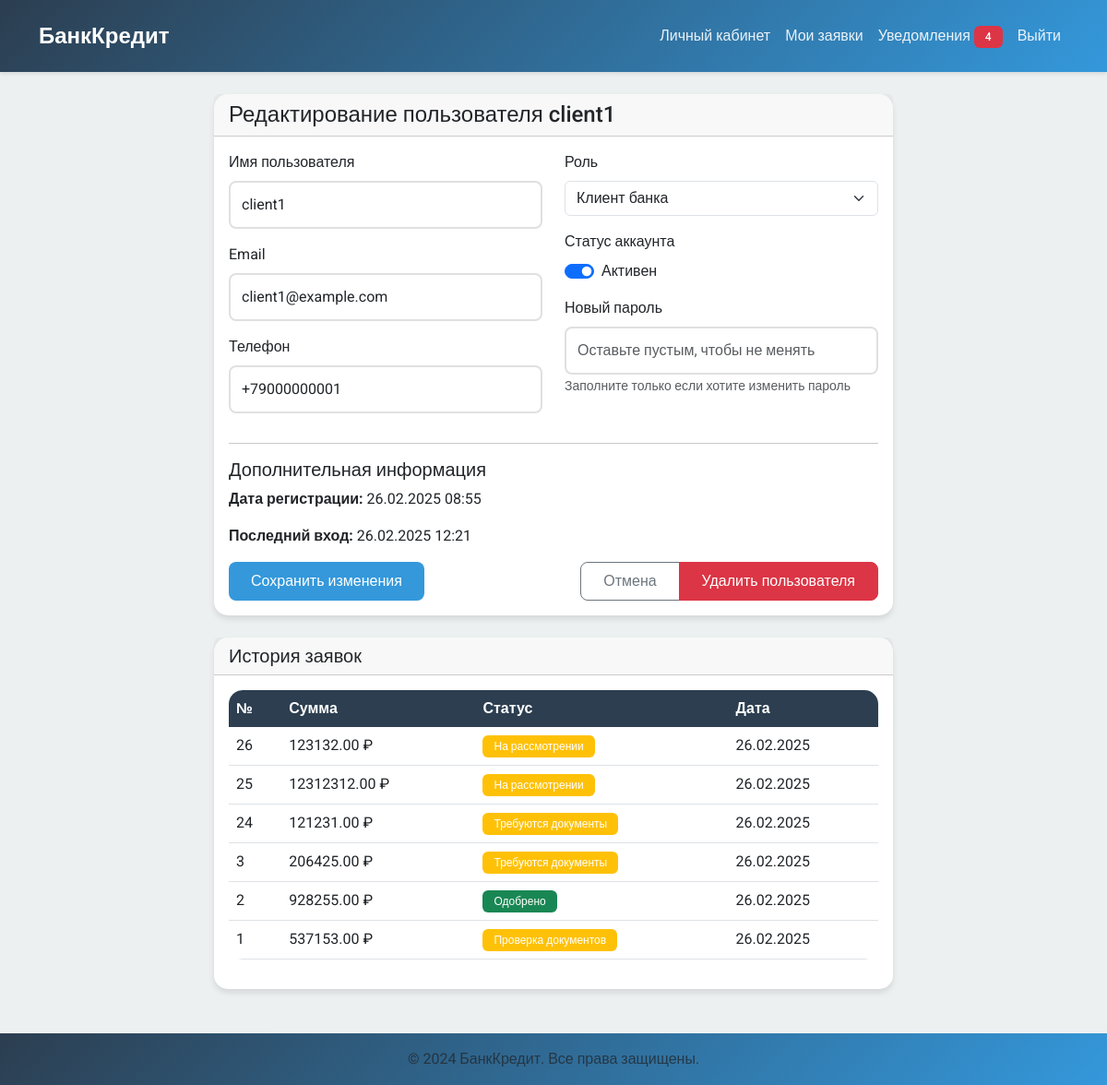
Page /admin-panel/user/1/ (signed in) on the committed database.
### main/models.py (models this page shows, shortened)
class User(AbstractUser):
    ROLE_CHOICES = [
        ('client', 'Клиент банка'),
        ('referrer', 'Референт по кредитованию'),
        ('admin', 'Системный администратор'),
    ]
    role = models.CharField(
        max_length=10,
        choices=ROLE_CHOICES,
        default='client',
        verbose_name='Роль'
    )
    phone = models.CharField(
        max_length=15,
        blank=True,
        verbose_name='Телефон'
    )
    groups = models.ManyToManyField(
        'auth.Group',
        verbose_name='groups',
        blank=True,
        help_text='The groups this user belongs to.',
        related_name='custom_user_set',
        related_query_name='custom_user'
    )
    user_permissions = models.ManyToManyField(
        'auth.Permission',
        verbose_name='user permissions',
        blank=True,
        help_text='Specific permissions for this user.',
        related_name='custom_user_set',
        related_query_name='custom_user'
    )
    def get_unread_notifications_count(self):
        return self.notifications.filter(is_read=False).count()
    class Meta:
        verbose_name = 'Пользователь'
        verbose_name_plural = 'Пользователи'

class CreditApplication(models.Model):
    STATUS_CHOICES = [
        ('pending', 'На рассмотрении'),
        ('documents_required', 'Требуются документы'),
        ('under_review', 'Проверка документов'),
        ('approved', 'Одобрено'),
        ('rejected', 'Отклонено'),
    ]
    client = models.ForeignKey(
        User,
        on_delete=models.CASCADE,
        related_name='applications',
        verbose_name='Клиент'
    )
    amount = models.DecimalField(
        max_digits=10,
        decimal_places=2,
        verbose_name='Сумма кредита'
    )
    term_months = models.IntegerField(verbose_name='Срок (месяцев)')
    purpose = models.TextField(verbose_name='Цель кредита')
    status = models.CharField(
        max_length=20,
        choices=STATUS_CHOICES,
        default='pending',
        verbose_name='Статус'
    )
    referrer = models.ForeignKey(
        User,
        on_delete=models.SET_NULL,
        null=True,
        related_name='reviewed_applications',
        verbose_name='Референт'
    )
    created_at = models.DateTimeField(
        auto_now_add=True,
        verbose_name='Дата создания'
    )
    updated_at = models.DateTimeField(
        auto_now=True,
        verbose_name='Дата обновления'
    )
    class Meta:
        verbose_name = 'Заявка на кредит'
        verbose_name_plural = 'Заявки на кредит'
        ordering = ['-created_at']

### main/views.py (the view)
# urls.py: path('admin-panel/user/<int:pk>/', views.AdminUserUpdateView.as_view(), name='admin_user_edit'),
class AdminUserUpdateView(AdminRequiredMixin, UpdateView):
    model = User
    template_name = 'main/admin/user_form.html'
    fields = ['username', 'email', 'role', 'is_active']
    success_url = reverse_lazy('admin_user_list')

### main/mixins.py (called while the page is built)
    def test_func(self):
        return self.request.user.is_authenticated and self.request.user.role in self.allowed_roles

### main/templates/main/admin/user_form.html (shortened to what this page needs)
{% extends 'main/base.html' %}
{% block content %}
<div class="row justify-content-center">
    <div class="col-md-8">
        <div class="card">
            <div class="card-header">
                <h4 class="mb-0">Редактирование пользователя {{ user.username }}</h4>
            </div>
            <div class="card-body">
                <form method="post">
                    <div class="row">
                        <div class="col-md-6">
                            <div class="mb-3">
                                <label class="form-label">Имя пользователя</label>
                                <input type="text" name="username" class="form-control"
                                       value="{{ user.username }}" required>
                            </div>
                            <div class="mb-3">
                                <label class="form-label">Email</label>
                                <input type="email" name="email" class="form-control"
                                       value="{{ user.email }}" required>
                            </div>
                            <div class="mb-3">
                                <label class="form-label">Телефон</label>
                                <input type="tel" name="phone" class="form-control"
                                       value="{{ user.phone }}">
                            </div>
                        </div>
                        <div class="col-md-6">
                            <div class="mb-3">
                                <label class="form-label">Роль</label>
                                <select name="role" class="form-select" required>
                                    {% for role, display in user.ROLE_CHOICES %}
                                        <option value="{{ role }}"
                                                {% if user.role == role %}selected{% endif %}>
                                            {{ display }}
                                        </option>
                                    {% endfor %}
                                </select>
                            </div>
                            <div class="mb-3">
                                <label class="form-label">Статус аккаунта</label>
                                <div class="form-check form-switch">
                                    <input class="form-check-input" type="checkbox"
                                           name="is_active" id="isActive"
                                           {% if user.is_active %}checked{% endif %}>
                                    <label class="form-check-label" for="isActive">
                                        Активен
                                    </label>
                                </div>
                            </div>
                            <div class="mb-3">
                                <label class="form-label">Новый пароль</label>
                                <input type="password" name="new_password" class="form-control"
                                       placeholder="Оставьте пустым, чтобы не менять">
                                <small class="form-text text-muted">
                                    Заполните только если хотите изменить пароль
                                </small>
                            </div>
                        </div>
                    </div>
                    <hr>
                    <div class="mb-3">
                        <h5>Дополнительная информация</h5>
                        <p><strong>Дата регистрации:</strong> {{ user.date_joined|date:"d.m.Y H:i" }}</p>
                        <p><strong>Последний вход:</strong>
                            {% if user.last_login %}
                                {{ user.last_login|date:"d.m.Y H:i" }}
                            {% else %}
                                Никогда не входил
                            {% endif %}
                        </p>
                    </div>
                    <div class="d-flex justify-content-between">
                        <button type="submit" class="btn btn-primary">
                            Сохранить изменения
                        </button>
                        <div class="btn-group">
                            <a href="{% url 'admin_user_list' %}" class="btn btn-outline-secondary">
                                Отмена
                            </a>
                            <button type="button" class="btn btn-danger"
                                    onclick="confirmDelete({{ user.id }})">
                                Удалить пользователя
                            </button>
                        </div>
                    </div>
                </form>
            </div>
        </div>
        {% if user.role == 'client' %}
            <div class="card mt-4">
                <div class="card-header">
                    <h5 class="mb-0">История заявок</h5>
                </div>
                <div class="card-body">
                    {% if user.applications.exists %}
                        <div class="table-responsive">
                            <table class="table">
                                <thead>
                                    <tr>
                                        <th>№</th>
                                        <th>Сумма</th>
                                        <th>Статус</th>
                                        <th>Дата</th>
                                    </tr>
                                </thead>
                                <tbody>
                                    {% for app in user.applications.all %}
                                        <tr>
                                            <td>{{ app.id }}</td>
                                            <td>{{ app.amount }} ₽</td>
                                            <td>
                                                <span class="badge {% if app.status == 'approved' %}bg-success
                                                    {% elif app.status == 'rejected' %}bg-danger
                                                    {% else %}bg-warning{% endif %}">
                                                    {{ app.get_status_display }}
                                                </span>
                                            </td>
                                            <td>{{ app.created_at|date:"d.m.Y" }}</td>
                                        </tr>
                                    {% endfor %}
                                </tbody>
                            </table>
                        </div>
                    {% else %}
                        <p class="text-muted">У пользователя нет заявок на кредит</p>
                    {% endif %}
                </div>
            </div>
        {% endif %}
    </div>
</div>
{% endblock %}

### main/templates/main/base.html (shortened to what this page needs)
{% load static %}
<!DOCTYPE html>
<html lang="ru">
<head>
    <link href="https://cdn.jsdelivr.net/npm/bootstrap@5.3.0/dist/css/bootstrap.min.css" rel="stylesheet">
    <link href="https://cdnjs.cloudflare.com/ajax/libs/font-awesome/6.0.0/css/all.min.css" rel="stylesheet">
    <link href="{% static 'css/style.css' %}" rel="stylesheet">
</head>
<body>
    <nav class="navbar navbar-expand-lg navbar-dark bg-dark">
        <div class="container">
            <a class="navbar-brand" href="{% url 'index' %}">БанкКредит</a>
            <div class="collapse navbar-collapse" id="navbarNav">
                <ul class="navbar-nav ms-auto">
                    {% if user.is_authenticated %}
                        {% if user.role == 'client' %}
                            <li class="nav-item">
                                <a class="nav-link" href="{% url 'client_dashboard' %}">Личный кабинет</a>
                            </li>
                            <li class="nav-item">
                                <a class="nav-link" href="{% url 'client_applications' %}">Мои заявки</a>
                            </li>
                        {% endif %}
                        <li class="nav-item">
                            <a class="nav-link" href="{% url 'notifications' %}">
                                Уведомления
                                {% if user.get_unread_notifications_count > 0 %}
                                    <span class="badge bg-danger">{{ user.get_unread_notifications_count }}</span>
                                {% endif %}
                            </a>
                        </li>
                        <li class="nav-item">
                            <form method="post" action="{% url 'logout' %}" class="d-inline">
                                <button type="submit" class="btn btn-link nav-link">Выйти</button>
                            </form>
                        </li>
                    {% endif %}
                </ul>
            </div>
        </div>
    </nav>
    <div class="container mt-4">
        {% block content %}{% endblock %}
    </div>
    <footer class="footer mt-5 py-3 bg-dark">
        <div class="container text-center">
            <span class="text-muted">© 2024 БанкКредит. Все права защищены.</span>
        </div>
    </footer>
</body>
</html>

### main/static/css/style.css (style rules this page uses)
:root { --primary-color: #2c3e50; --secondary-color: #3498db; --accent-color: #e74c3c; --background-color: #ecf0f1; --text-color: #2c3e50; --success-color: #27ae60; --warning-color: #f1c40f; }
body { background-color: var(--background-color); color: var(--text-color); font-family: 'Roboto', sans-serif; }
.card { border: none; border-radius: 15px; box-shadow: 0 4px 6px rgba(0, 0, 0, 0.1); }
.navbar { background: linear-gradient(135deg, var(--primary-color), var(--secondary-color)); box-shadow: 0 2px 4px rgba(0, 0, 0, 0.1); padding: 1rem 0; }
.navbar-brand { font-weight: 700; font-size: 1.5rem; color: white !important; }
.nav-link { color: rgba(255, 255, 255, 0.9) !important; transition: color 0.3s ease; }
.btn { border-radius: 8px; padding: 0.5rem 1.5rem; transition: background-color 0.3s ease; font-weight: 500; }
.btn-primary { background: var(--secondary-color); border: none; }
.form-control { border-radius: 8px; border: 2px solid #e0e0e0; padding: 0.75rem; }
.table { background: white; border-radius: 15px; overflow: hidden; }
.table thead th { background: var(--primary-color); color: white; border: none; }
.badge { padding: 0.5em 1em; border-radius: 6px; font-weight: 500; }
.footer { background: linear-gradient(135deg, var(--primary-color), var(--secondary-color)); color: white; padding: 2rem 0; margin-top: 3rem; }

### rows in the picture
User: get_unread_notifications_count "4", username "client1", email "client1@example.com", phone "+79000000001", role "Клиент банка", is_active "☑", date_joined "26.02.2025 08:55", last_login "26.02.2025 12:21"
CreditApplication: id "26", amount "123132.00", status "На рассмотрении", created_at "26.02.2025"
CreditApplication: id "25", amount "12312312.00", status "На рассмотрении", created_at "26.02.2025"
CreditApplication: id "24", amount "121231.00", status "Требуются документы", created_at "26.02.2025"
CreditApplication: id "3", amount "206425.00", status "Требуются документы", created_at "26.02.2025"
CreditApplication: id "2", amount "928255.00", status "Одобрено", created_at "26.02.2025"
CreditApplication: id "1", amount "537153.00", status "Проверка документов", created_at "26.02.2025"
